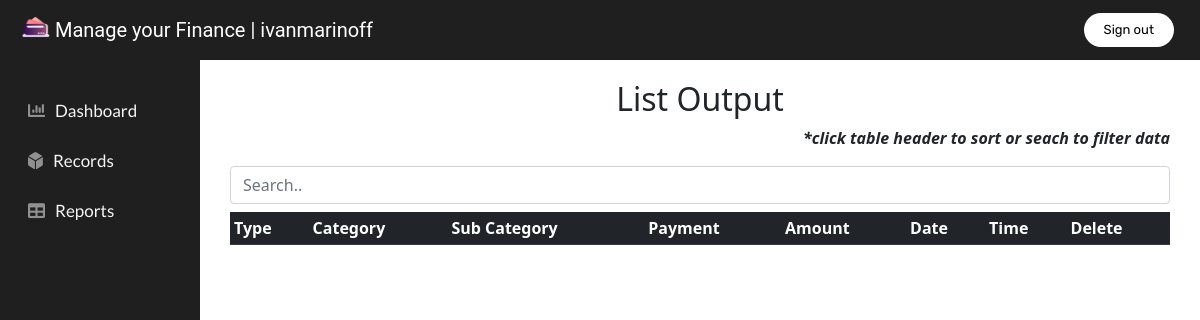
The page /reports/ (signed in) on the database as committed earlier.
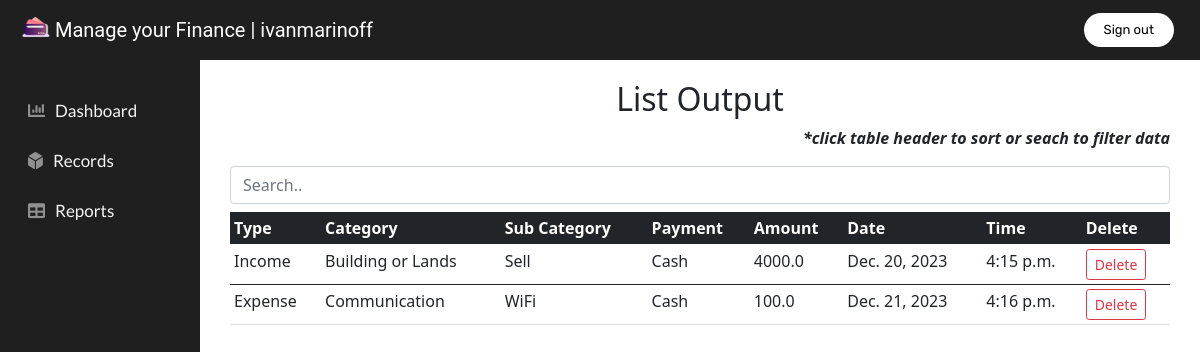
The same page on the database as committed later.
### wallet_app/wallet/models.py (models this page shows, shortened)
class RecordModel(models.Model):
    type = models.CharField(max_length=40)
    category = models.CharField(max_length=40)
    sub_category = models.CharField(max_length=40)
    payment = models.CharField(max_length=40)
    amount = models.FloatField()
    date = models.DateField()
    time = models.TimeField()

### wallet_app/wallet/views.py (the view)
# urls.py: path('reports/', views.reports, name='reports'),
@login_required(login_url='login')
def reports(request):
    posts = RecordModel.objects.all()
    context = {
        'posts': posts
    }
    return render(request, 'reports.html', context)

### templates/reports.html (shortened to what this page needs)
{% extends 'main.html' %}
{% block content %}
<div class="text-center mb-2">
    <h2> List Output </h2>
</div>
<p class="text-end fst-italic fw-bold">*click table header to sort or seach to filter data</p>
<input class="form-control mb-2" id="input" type="text" placeholder="Search..">
<div class="table-responsive">
  <table id="reports" class="table table-hover table-sm">
      <thead>
          <tr>
              <th class="table-dark" scope="col" onclick="sortTable(0)">Type</th>
              <th class="table-dark" scope="col" onclick="sortTable(1)">Category</th>
              <th class="table-dark" scope="col" onclick="sortTable(2)">Sub Category</th>
              <th class="table-dark" scope="col" onclick="sortTable(3)">Payment</th>
              <th class="table-dark" scope="col" onclick="sortTable(4)">Amount</th>
              <th class="table-dark" scope="col" onclick="sortTable(5)">Date</th>
              <th class="table-dark" scope="col" onclick="sortTable(6)">Time</th>
              <th class="table-dark" scope="col">Delete</th>
          </tr>
      </thead>
      {% for post in posts %}
      <tbody id="table">
          <tr>
              <td>{{post.type}}</td>
              <td>{{post.category}}</td>
              <td>{{post.sub_category}}</td>
              <td>{{post.payment}}</td>
              <td>{{post.amount}}</td>
              <td>{{post.date}}</td>
              <td>{{post.time}}</td>
              <td><a class="btn btn-outline-danger btn-sm" href="{% url 'delete' post.id %}" >Delete</a></td>
          </tr>
      </tbody>
      {% endfor %}
  </table>
</div>
{% endblock %}

### templates/main.html (shortened to what this page needs)
{% load static %}
<!DOCTYPE html>
<html>
<head>
    <link href="https://cdn.jsdelivr.net/npm/bootstrap@5.0.0-beta1/dist/css/bootstrap.min.css" rel="stylesheet">
    <link href="{% static '/css/main.css' %}" rel="stylesheet" type="text/css">
    <link rel="stylesheet" href="https://use.fontawesome.com/releases/v5.15.1/css/all.css">
</head>
<body>
    <nav class="navbar fixed-top navbar-custom" id="navbar">
            <a class="navbar-brand" href="{%url 'dashboard' %}">
                <img src="{% static '/images/wallet.png' %}" id="logo" alt="" width="30" height="24" class="d-inline-block align-top">
                Manage your Finance | {{request.user}}
            </a>
            <ul class="navbar-nav px-3 flex-row-reverse">
                <a class="nav-link" href="{%url 'logout' %}"><button>Sign out</button></a>
            </ul>
    </nav>
    <div class="container-fluid">
        <div class="row">
                <nav id="sidenav">
                    <ul class="nav flex-column">
                        <li class="nav-link active" id="sidetext"><a href="{%url 'dashboard' %}"><i class="fas fa-chart-bar nav-icon"></i>Dashboard</a></li>
                        <li class="nav-link active" id="sidetext"><a href="{%url 'records' %}"><i class="fas fa-dice-d6 nav-icon"></i>Records</a></li>
                        <li class="nav-link active" id="sidetext"><a href="{%url 'reports' %}"><i class="fas fa-table nav-icon"></i>Reports</a></li>
                    </ul>
                </nav>
                <div class="col" id="grid-right">
                    <div class="container-fluid">
                        {% block content %}
                        {% endblock %}
                    </div>
                </div>
        </div>
    </div>
</body>
</html>

### static/css/main.css (style rules this page uses)
.container-fluid { padding-left: 15px; padding-right: 15px; }
.navbar-brand { margin-left: 10px; font-family: 'Roboto', sans-serif; text-decoration: none; color: white; }
.navbar-custom { background-color: #1F1F1F; color: #f5f5f5; font-size: 17px; padding: 5px 10px; text-decoration: none; }
.nav-icon { padding-right: 10px; color: #909090; }
.nav-link { display: flex; height: 50px; }
.nav-link a { color: #f5f5f5; font-size: 17px; float: left; padding: 5px 0px; text-decoration: none; }
#grid-right { padding-top: 80px; margin-left: 200px; overflow: hidden; }
#sidenav { font-family: 'Lato', sans-serif; background-color: #1F1F1F; padding-top: 85px; width: 200px; height: 100vh; margin-left: -3px; position: fixed; }
button { font-family: 'Rubik', sans-serif; font-size: small; color: black; padding: 5px 20px; background-color: white; border: none; border-radius: 50px; cursor: pointer; transition: all 0.3x ease 0s; }

Rows that differ between the two databases and show on the page:
added RecordModel: type "Income", category "Building or Lands", sub_category "Sell", payment "Cash", amount "4000.0", date "Dec. 20, 2023", time "4:15 p.m."
added RecordModel: type "Expense", category "Communication", sub_category "WiFi", payment "Cash", amount "100.0", date "Dec. 21, 2023", time "4:16 p.m."
